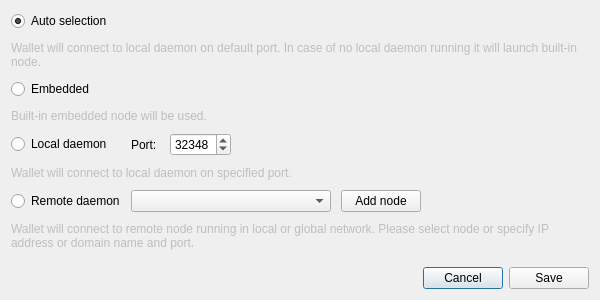
<?xml version="1.0" encoding="UTF-8"?>
<ui version="4.0">
 <class>ConnectionSettingsDialog</class>
 <widget class="QDialog" name="ConnectionSettingsDialog">
  <property name="windowModality">
   <enum>Qt::ApplicationModal</enum>
  </property>
  <property name="geometry">
   <rect>
    <x>0</x>
    <y>0</y>
    <width>600</width>
    <height>300</height>
   </rect>
  </property>
  <property name="windowTitle">
   <string>Connection settings</string>
  </property>
  <layout class="QGridLayout" name="gridLayout_2">
   <item row="2" column="0">
    <layout class="QHBoxLayout" name="horizontalLayout">
     <item>
      <spacer name="horizontalSpacer">
       <property name="orientation">
        <enum>Qt::Horizontal</enum>
       </property>
       <property name="sizeHint" stdset="0">
        <size>
         <width>40</width>
         <height>20</height>
        </size>
       </property>
      </spacer>
     </item>
     <item>
      <widget class="QPushButton" name="connectionCancelButton">
       <property name="text">
        <string>Cancel</string>
       </property>
      </widget>
     </item>
     <item>
      <widget class="QPushButton" name="connectionSaveButton">
       <property name="text">
        <string>Save</string>
       </property>
      </widget>
     </item>
    </layout>
   </item>
   <item row="0" column="0">
    <layout class="QGridLayout" name="gridLayout">
     <property name="verticalSpacing">
      <number>10</number>
     </property>
     <item row="0" column="0">
      <widget class="QRadioButton" name="radioButton_1">
       <property name="enabled">
        <bool>true</bool>
       </property>
       <property name="font">
        <font>
         <pointsize>9</pointsize>
        </font>
       </property>
       <property name="text">
        <string>Auto selection</string>
       </property>
       <property name="checked">
        <bool>true</bool>
       </property>
      </widget>
     </item>
     <item row="1" column="0" colspan="2">
      <widget class="QLabel" name="label">
       <property name="enabled">
        <bool>false</bool>
       </property>
       <property name="text">
        <string>Wallet will connect to local daemon on default port. In case of no local daemon running it will launch built-in node.</string>
       </property>
       <property name="wordWrap">
        <bool>true</bool>
       </property>
      </widget>
     </item>
     <item row="2" column="0">
      <widget class="QRadioButton" name="radioButton_2">
       <property name="font">
        <font>
         <pointsize>9</pointsize>
        </font>
       </property>
       <property name="text">
        <string>Embedded</string>
       </property>
      </widget>
     </item>
     <item row="3" column="0" colspan="2">
      <widget class="QLabel" name="label_2">
       <property name="enabled">
        <bool>false</bool>
       </property>
       <property name="text">
        <string>Built-in embedded node will be used.</string>
       </property>
       <property name="wordWrap">
        <bool>true</bool>
       </property>
      </widget>
     </item>
     <item row="4" column="0">
      <widget class="QRadioButton" name="radioButton_3">
       <property name="font">
        <font>
         <pointsize>9</pointsize>
        </font>
       </property>
       <property name="text">
        <string>Local daemon</string>
       </property>
      </widget>
     </item>
     <item row="4" column="1">
      <layout class="QHBoxLayout" name="horizontalLayout_2">
       <property name="spacing">
        <number>10</number>
       </property>
       <item>
        <widget class="QLabel" name="label_3">
         <property name="text">
          <string>Port: </string>
         </property>
        </widget>
       </item>
       <item>
        <widget class="QSpinBox" name="m_localDaemonPort">
         <property name="minimum">
          <number>0</number>
         </property>
         <property name="maximum">
          <number>65535</number>
         </property>
         <property name="value">
          <number>32348</number>
         </property>
         <property name="displayIntegerBase">
          <number>10</number>
         </property>
        </widget>
       </item>
       <item>
        <spacer name="horizontalSpacer_2">
         <property name="orientation">
          <enum>Qt::Horizontal</enum>
         </property>
         <property name="sizeHint" stdset="0">
          <size>
           <width>40</width>
           <height>20</height>
          </size>
         </property>
        </spacer>
       </item>
      </layout>
     </item>
     <item row="5" column="0" colspan="2">
      <widget class="QLabel" name="label_4">
       <property name="enabled">
        <bool>false</bool>
       </property>
       <property name="text">
        <string>Wallet will connect to local daemon on specified port.</string>
       </property>
       <property name="wordWrap">
        <bool>true</bool>
       </property>
      </widget>
     </item>
     <item row="6" column="0">
      <widget class="QRadioButton" name="radioButton_4">
       <property name="font">
        <font>
         <pointsize>9</pointsize>
        </font>
       </property>
       <property name="text">
        <string>Remote daemon</string>
       </property>
      </widget>
     </item>
     <item row="6" column="1">
      <layout class="QHBoxLayout" name="horizontalLayout_3">
       <property name="spacing">
        <number>10</number>
       </property>
       <item>
        <widget class="QComboBox" name="remoteNodesComboBox">
         <property name="minimumSize">
          <size>
           <width>200</width>
           <height>0</height>
          </size>
         </property>
         <property name="editable">
          <bool>false</bool>
         </property>
         <property name="insertPolicy">
          <enum>QComboBox::InsertAtTop</enum>
         </property>
        </widget>
       </item>
       <item>
        <widget class="QPushButton" name="addNodeButton">
         <property name="text">
          <string>Add node</string>
         </property>
         <property name="icon">
          <iconset resource="../../resources.qrc">
           <normaloff>:/icons/add</normaloff>:/icons/add</iconset>
         </property>
        </widget>
       </item>
       <item>
        <spacer name="horizontalSpacer_3">
         <property name="orientation">
          <enum>Qt::Horizontal</enum>
         </property>
         <property name="sizeHint" stdset="0">
          <size>
           <width>40</width>
           <height>20</height>
          </size>
         </property>
        </spacer>
       </item>
      </layout>
     </item>
     <item row="7" column="0" colspan="2">
      <widget class="QLabel" name="label_5">
       <property name="enabled">
        <bool>false</bool>
       </property>
       <property name="text">
        <string>Wallet will connect to remote node running in local or global network. Please select node or specify IP address or domain name and port.</string>
       </property>
       <property name="wordWrap">
        <bool>true</bool>
       </property>
      </widget>
     </item>
    </layout>
   </item>
   <item row="1" column="0">
    <spacer name="verticalSpacer">
     <property name="orientation">
      <enum>Qt::Vertical</enum>
     </property>
     <property name="sizeHint" stdset="0">
      <size>
       <width>20</width>
       <height>40</height>
      </size>
     </property>
    </spacer>
   </item>
  </layout>
 </widget>
 <resources>
  <include location="../../resources.qrc"/>
 </resources>
 <connections>
  <connection>
   <sender>connectionCancelButton</sender>
   <signal>clicked()</signal>
   <receiver>ConnectionSettingsDialog</receiver>
   <slot>reject()</slot>
   <hints>
    <hint type="sourcelabel">
     <x>549</x>
     <y>259</y>
    </hint>
    <hint type="destinationlabel">
     <x>338</x>
     <y>140</y>
    </hint>
   </hints>
  </connection>
  <connection>
   <sender>connectionSaveButton</sender>
   <signal>clicked()</signal>
   <receiver>ConnectionSettingsDialog</receiver>
   <slot>accept()</slot>
   <hints>
    <hint type="sourcelabel">
     <x>630</x>
     <y>259</y>
    </hint>
    <hint type="destinationlabel">
     <x>338</x>
     <y>140</y>
    </hint>
   </hints>
  </connection>
  <connection>
   <sender>addNodeButton</sender>
   <signal>clicked()</signal>
   <receiver>ConnectionSettingsDialog</receiver>
   <slot>addNodeClicked()</slot>
   <hints>
    <hint type="sourcelabel">
     <x>361</x>
     <y>153</y>
    </hint>
    <hint type="destinationlabel">
     <x>290</x>
     <y>135</y>
    </hint>
   </hints>
  </connection>
 </connections>
</ui>
